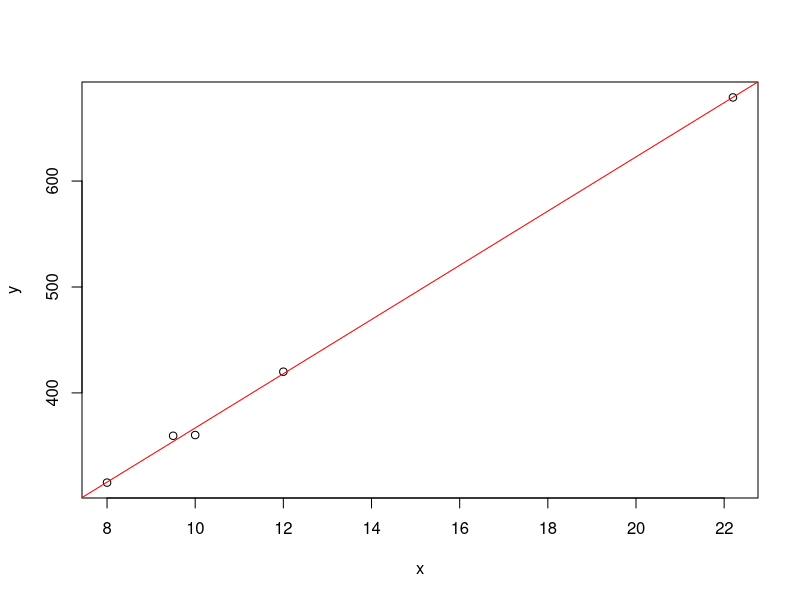

Recreate this plot in R.
x <- c(10.0, 12.0, 9.5, 22.2, 8.0) 
y <- c(360.2, 420.0, 359.5, 679.0, 315.3) 
m <- lm(y ~ x)
m #결과로 y=25.59x + 110.97을 알수 있음

#모델m 그래프(7-4)
plot(x, y)
abline(m, col='red')

fitted(m) #예측값
residuals(m) #잔차

deviance(m) #잔차 제곱함
deviance(m)/length(x) #평균 제곱 오차  

newx <- data.frame((x=c(10.5, 25.0, 15.0)))
predict(m, newdata = newx)
